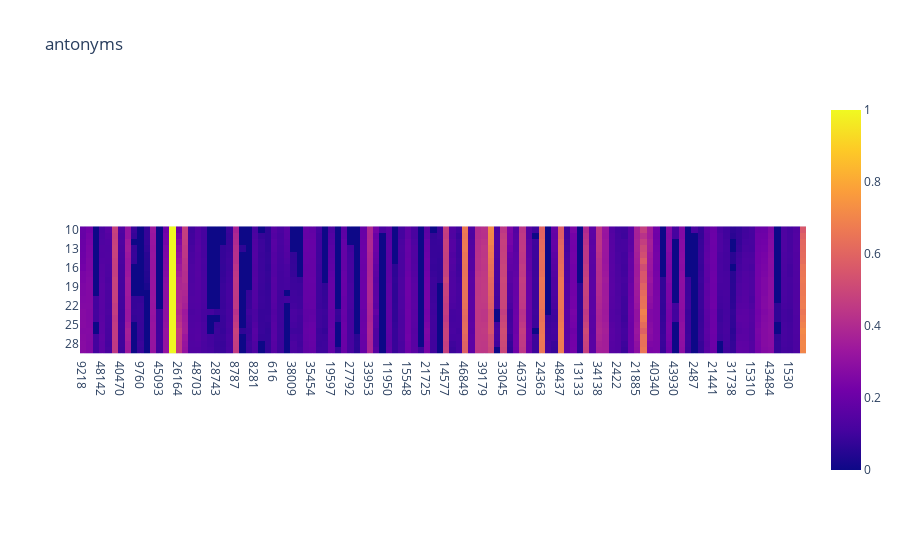

Notebook code cell kept with this figure:
### Code cell
px.imshow(heatmap, x=[str(x) for x in all_features], y=[str(x) for x in range(10, 30)], title="antonyms")

### Figure 1 — Plotly figure (JSON) as saved in the notebook; plotly's stock layout.template omitted (floating-point values rounded to 4 significant figures; data arrays with more than 128 entries replaced by an {"elided": "..."} marker saying what was removed)
{"data": [{"coloraxis": "coloraxis", "hovertemplate": "x: %{x}<br>y: %{y}<br>color: %{z}<extra></extra>", "name": "0", "type": "heatmap", "x": ["9218", "9224", "45579", "48142", "40466", "22038", "40470", "28188", "42524", "9760", "11810", "43555", "45093", "16422", "1065", "26164", "11831", "21559", "48703", "41027", "20547", "28743", "26188", "31313", "8787", "1107", "14419", "8281", "9824", "41572", "616", "46699", "1646", "38009", "31355", "3708", "35454", "23684", "32904", "19597", "10382", "31376", "27792", "15508", "6304", "33953", "48299", "32429", "11950", "1721", "4795", "15548", "41148", "28887", "21725", "30946", "30447", "14577", "45302", "31993", "46849", "28425", "47882", "39179", "33039", "18196", "33045", "5405", "22813", "46370", "8994", "45346", "24363", "25387", "19249", "48437", "42294", "39233", "13133", "46421", "8023", "34138", "28517", "34669", "2422", "41338", "23420", "21885", "35202", "21391", "40340", "46997", "41370", "43930", "16805", "28072", "2487", "12221", "26046", "21441", "14786", "33217", "31738", "48585", "45516", "15310", "8143", "5076", "43484", "47595", "49139", "1530", "7677", "33278"], "xaxis": "x", "y": ["10", "11", "12", "13", "14", "15", "16", "17", "18", "19", "20", "21", "22", "23", "24", "25", "26", "27", "28", "29"], "yaxis": "y", "z": {"elided": "20x114 float values"}}], "layout": {"coloraxis": {"colorscale": [[0, "#0d0887"], [0.1111, "#46039f"], [0.2222, "#7201a8"], [0.3333, "#9c179e"], [0.4444, "#bd3786"], [0.5556, "#d8576b"], [0.6667, "#ed7953"], [0.7778, "#fb9f3a"], [0.8889, "#fdca26"], [1, "#f0f921"]]}, "title": {"text": "antonyms"}, "xaxis": {"anchor": "y", "constrain": "domain", "domain": [0, 1], "scaleanchor": "y"}, "yaxis": {"anchor": "x", "autorange": "reversed", "constrain": "domain", "domain": [0, 1]}}}
